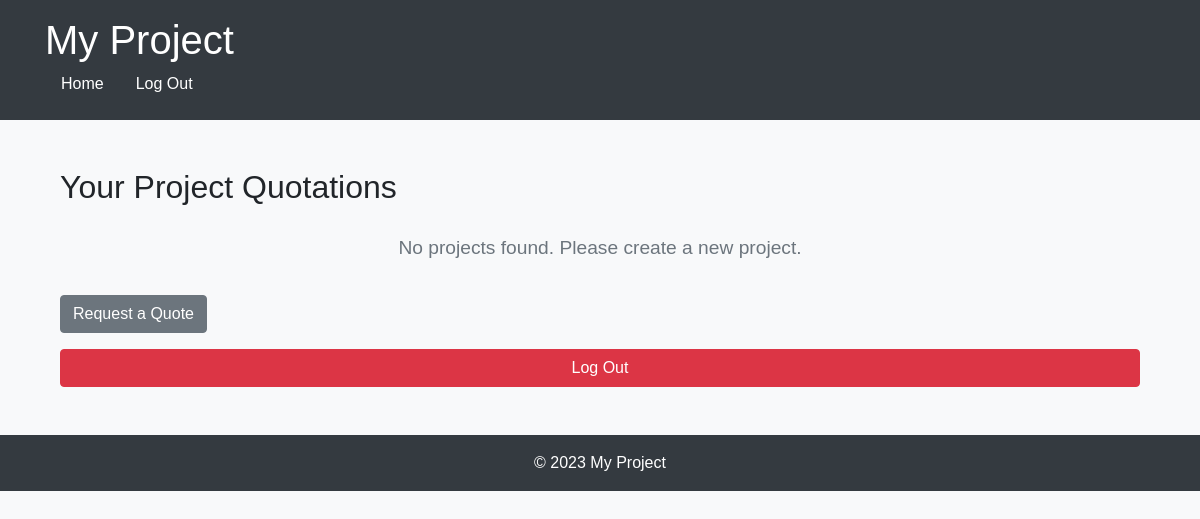
The page /project_list/ (signed in) on the database as committed earlier.
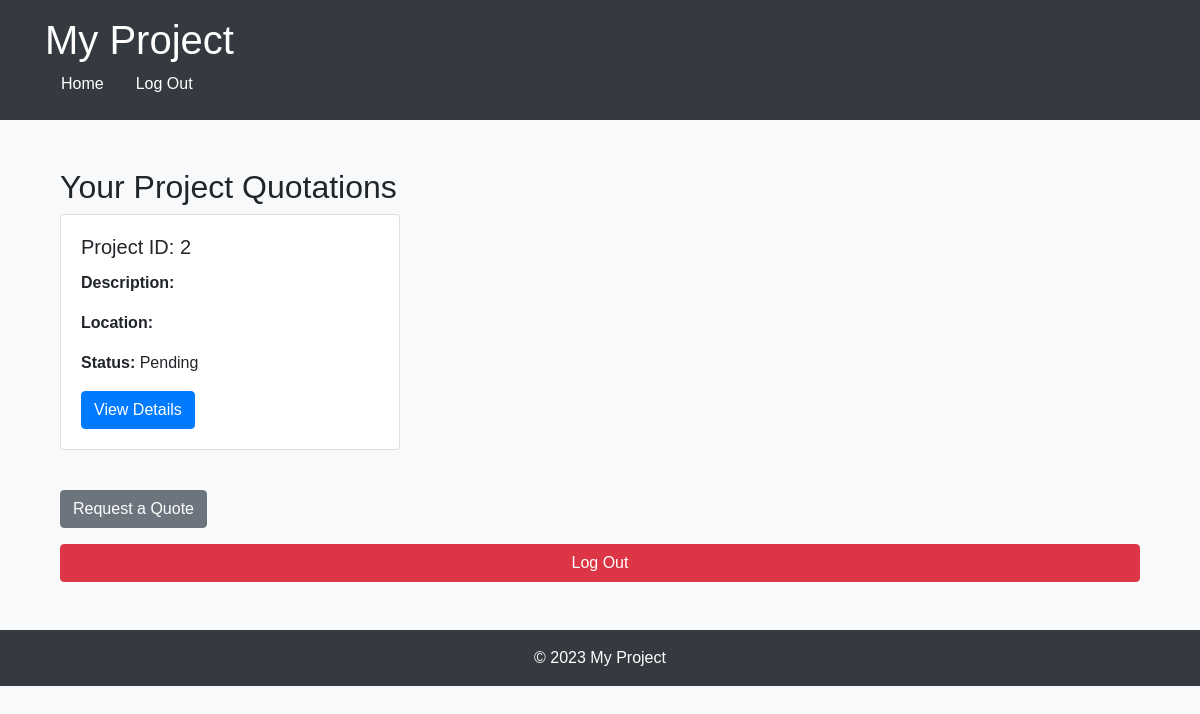
The same page on the database as committed later.
### quotations/models.py (models this page shows, shortened)
class Project(models.Model):
    name = models.CharField(max_length=100)
    start_date = models.DateField(default=datetime.date.today)
    end_date = models.DateField(blank=True, null=True)
    user = models.ForeignKey(User, on_delete=models.CASCADE, related_name='projects')  # ForeignKey to User
    status = models.CharField(max_length=20, default="pending", blank=True, null=True)

### quotations/views.py (the view)
# urls.py: path('project_list/', views.project_list, name='project_list'),
def project_list(request):
    if request.user.is_authenticated:
        projects = Project.objects.filter(user=request.user)
    else:
        projects = Project.objects.none()  # Return an empty queryset if not authenticated
    return render(request, 'project_list.html', {'projects': projects})

### templates/project_list.html (shortened to what this page needs)
{% extends "quotations/base.html" %}
{% load static %}
{% block content %}
<div class="container mt-5">
    <h2>Your Project Quotations</h2>
    <div class="row">
       {% for project in projects %}
<div class="col-md-4 mb-4">
    <div class="card">
        <div class="card-body">
            <h5 class="card-title">Project ID: {{ project.id }}</h5>
            <p class="card-text"><strong>Description:</strong> {{ project.description }}</p>
            <p class="card-text"><strong>Location:</strong> {{ project.location }}</p>
            <p class="card-text"><strong>Status:</strong> {{ project.status }}</p>
            <a href="{% url 'project_detail' project.id %}" class="btn btn-primary">View Details</a>
        </div>
    </div>
</div>
{% empty %}
<div class="col-12 no-projects">
    <p>No projects found. Please create a new project.</p>
</div>
{% endfor %}
    </div>
    <a href="{% url 'create_quotation' %}" class="btn btn-secondary mt-3">Request a Quote</a>
    <form action="{% url 'logout' %}" method="post" class="mt-3">
        <button type="submit" class="btn btn-danger btn-block">Log Out</button>
    </form>
</div>
{% endblock %}

### templates/quotations/base.html (shortened to what this page needs)
<!DOCTYPE html>
<html lang="en">
<head>
    <link rel="stylesheet" href="https://stackpath.bootstrapcdn.com/bootstrap/4.5.2/css/bootstrap.min.css">
</head>
<body>
    <header class="bg-dark text-white p-3">
        <div class="container">
            <h1 class="mb-0">My Project</h1>
            <nav>
                <ul class="nav">
                    {% if user.is_authenticated %}
                        <li class="nav-item">
                            <a href="{% url 'project_list' %}" class="nav-link text-white">Home</a>
                        </li>
                        <li class="nav-item">
                            <a href="{% url 'logout' %}" class="nav-link text-white">Log Out</a>
                        </li>
                    {% endif %}
                </ul>
            </nav>
        </div>
    </header>
    <main class="container mt-4">
        {% block content %}{% endblock %}
    </main>
    <footer class="bg-dark text-white text-center py-3 mt-5">
        <p class="mb-0">&copy; 2023 My Project</p>
    </footer>
</body>
</html>

### templates/project_list.html (style rules this page uses)
body { background-color: #f8f9fa; font-family: Arial, sans-serif; }
.card { transition: transform 0.2s; }

Rows that differ between the two databases and show on the page:
added Project: id "2", status "Pending"
Other text that changed with them:
text no longer shown: "No projects found. Please create a new project."
